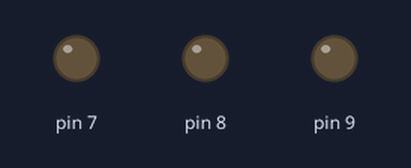
The sketch below on a simulated Arduino Uno, built with avr-gcc and run on an emulated ATmega328P. Shown: output pins drawn as LEDs (lit = HIGH).

Above: at 1.0 s.
At 2.5 s:
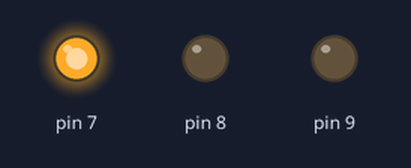
At 4.5 s:
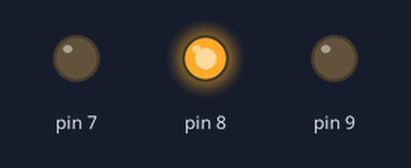
At 6.5 s:
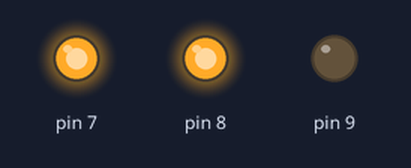
At 8.5 s:
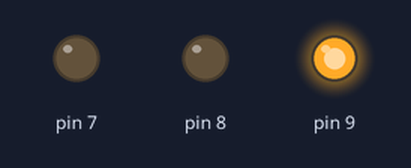
At 14.5 s:
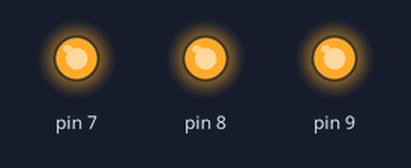
Timing chart, 0 to 18.4 s (numbered marks = the images above):
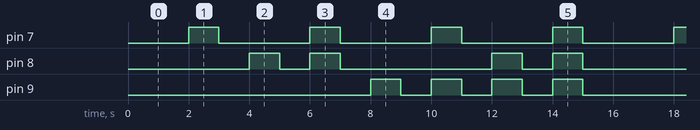

Measured:
- by itself, pin 7: alternates HIGH for 1.0 s and LOW for 3.0 s
- by itself, pin 8: repeats every 8.0 s: LOW 1.0 s, HIGH 1.0 s, LOW 5.0 s, HIGH 1.0 s
- by itself, pin 9: goes 3 × (HIGH 1.0 s, LOW 1.0 s), HIGH 1.0 s, LOW 9.0 s, 3 × (HIGH 1.0 s, LOW 1.0 s), HIGH 1.0 s, then LOW

The sketch:

mic.ino
```cpp
void setup() {
  pinMode(7, OUTPUT);
  pinMode(8,OUTPUT);
  pinMode(9,OUTPUT);

}

void loop() {
  digitalWrite(7, LOW);
  digitalWrite(8, LOW);
  digitalWrite(9,LOW);
  delay(1000);
  digitalWrite(7, LOW);
  digitalWrite(8, LOW);
  digitalWrite(9,LOW);
  delay(1000);

  digitalWrite(7, HIGH);
  digitalWrite(8, LOW);
  digitalWrite(9,LOW);
  delay(1000);
  digitalWrite(7, LOW);
  digitalWrite(8, LOW);
  digitalWrite(9,LOW);
  delay(1000);

  digitalWrite(7, LOW);
  digitalWrite(8, HIGH);
  digitalWrite(9,LOW);
  delay(1000);
  digitalWrite(7, LOW);
  digitalWrite(8, LOW);
  digitalWrite(9,LOW);
  delay(1000);

  digitalWrite(7, HIGH);
  digitalWrite(8, HIGH);
  digitalWrite(9,LOW);
  delay(1000);
  digitalWrite(7, LOW);
  digitalWrite(8, LOW);
  digitalWrite(9,LOW);
  delay(1000);

  digitalWrite(7, LOW);
  digitalWrite(8, LOW);
  digitalWrite(9,HIGH);
  delay(1000);
  digitalWrite(7, LOW);
  digitalWrite(8, LOW);
  digitalWrite(9,LOW);
  delay(1000);

  digitalWrite(7,HIGH);
  digitalWrite(8, LOW);
  digitalWrite(9,HIGH);
  delay(1000);
  digitalWrite(7, LOW);
  digitalWrite(8, LOW);
  digitalWrite(9,LOW);
  delay(1000);

  digitalWrite(7, LOW);
  digitalWrite(8, HIGH);
  digitalWrite(9,HIGH);
  delay(1000);
  digitalWrite(7, LOW);
  digitalWrite(8, LOW);
  digitalWrite(9,LOW);
  delay(1000);

  digitalWrite(7, HIGH);
  digitalWrite(8, HIGH);
  digitalWrite(9,HIGH);
  delay(1000);
  digitalWrite(7, LOW);
  digitalWrite(8, LOW);
  digitalWrite(9,LOW);
  delay(1000);


}
```
